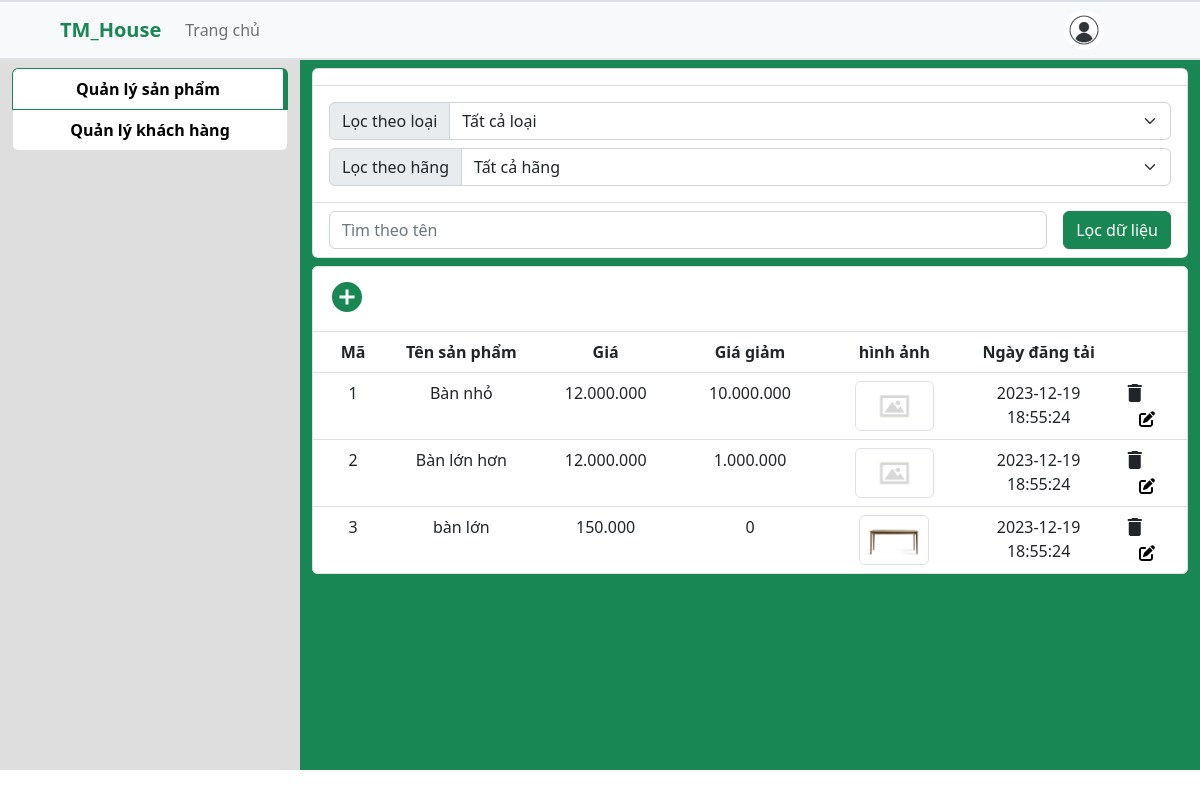
Page /index.php?action=product_manager (signed in) on the earlier database version.
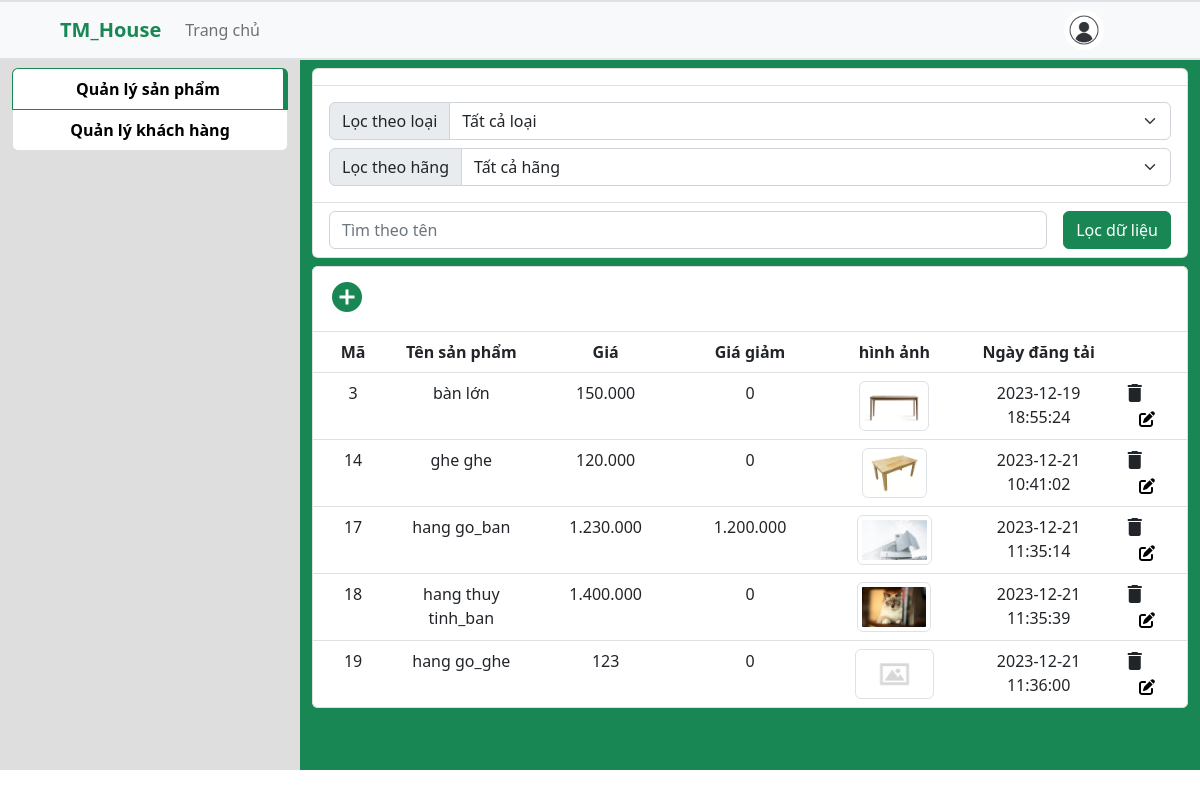
Same page on the later database version.
### tables this page shows
CREATE TABLE `sanpham` (
  `maSanPham` int(11) NOT NULL,
  `tenSanPham` varchar(100) NOT NULL,
  `gia` int(11) NOT NULL,
  `giaMoi` int(11) NOT NULL DEFAULT 0,
  `moTa` text NOT NULL,
  `maLoai` int(11) NOT NULL,
  `maHang` int(11) NOT NULL,
  `hinh` varchar(50) NOT NULL,
  `ngayTao` timestamp NOT NULL DEFAULT current_timestamp()
);

### classes/Db.class.php (called while the page is built, shortened)
<?php
class Db{
		private $dbh= null;
		public function __construct()
		{
			$driver="mysql:host=". HOST."; dbname=". DB_NAME;
			try
			{
				$this->dbh = new PDO($driver, DB_USER, DB_PASS);
				$this->dbh->query("set names 'utf8' ");
			}
			catch(PDOException $e)
			{
				echo "Err:". $e->getMessage();	exit();
			}
		}
		public function __destruct()
		{
			$this->dbh= null;
		}
		private function query($sql, $arr = array(), $mode = PDO::FETCH_ASSOC)
		{
			$stm = $this->dbh->prepare($sql);
			if (!$stm->execute( $arr))
				{
				return null;
				}
			return $stm->fetchAll($mode);
		}
		public function select($sql,  $arr = array(), $mode = PDO::FETCH_ASSOC)
		{
			return $this->query($sql, $arr, $mode);
		}
	}
?>

### classes/SanPham.class.php (called while the page is built, shortened)
<?php
class SanPham extends Db
{
    public function getAll()
    {
        return $this->select("select * from sanpham");
    }
    public function formatPrice($price)
    {
        $length = strlen($price);
        $resuft = substr($price, 0, $length % 3);
        for ($i = strlen($resuft); $i < $length; $i += 3) {
            if ($i > 0)
                $resuft .= "." . substr($price, $i, 3);
            else
                $resuft .= substr($price, $i, 3);
        }
        return $resuft;
    }
}
?>

### module/ProductManager/index.php (the view, shortened to what the changed rows need)
<?php
if (isset($_POST["btnSubmit"])) {
    $filterTypeId = postIndex("filterType");
    $filterBrandId = postIndex("filterBrand");
    $search = postIndex("search");
    $listProduct = $sanPham->filterSanPham($filterTypeId, $filterBrandId, $search);
} else {
    $listProduct = $sanPham->getAll();
}
?>
<div style="height: 100%" class="scrollVer">
    <div class="container bg-light text-center my-2 p-0 rounded" style="max-width: 100%">
        <ul class="list-group">
            <?php
            foreach ($listProduct as $sp) { ?>
                <li class="list-group-item">
                    <div class="row product-info">
                        <div class="col col-1">
                            <?php echo $sp["maSanPham"]; ?>
                        </div>
                        <div class="col col-2">
                            <?php echo $sp["tenSanPham"]; ?>
                        </div>
                        <div class="col col-2">
                            <?php echo $sanPham->formatPrice($sp["gia"]); ?>
                        </div>
                        <div class="col col-2">
                            <?php echo $sanPham->formatPrice($sp["giaMoi"]); ?>
                        </div>
                        <div class="col col-2">
                            <?php
                            $hinh = isset($sp["hinh"]) ? $sp["hinh"] : "";
                            $path = 'media/image/product/' . $hinh;
                            if (!file_exists($path) && !is_file($path)) {
                                $path = 'media/image/default.png';
                            }
                            ?>
                            <img src="<?php echo $path ?>" class="img-thumbnail" style="max-height: 50px;" alt="...">
                        </div>
                        <div class="col col-2">
                            <?php echo $sp["ngayTao"]; ?>
                        </div>
                        <div class="col col-1">
                            <i class="material-icons" onclick="deleteMessage(<?php echo $sp['maSanPham']; ?>)"
                                data-bs-toggle="modal" data-bs-target="#exampleModal" data-toggle="tooltip" title="Xóa"
                                style="cursor: pointer;" style="font-size: 24px; cursor: pointer;">delete</i>
                            <a href="?action=product_manager&mod=editProduct&idProduct=<?php echo $sp["maSanPham"]; ?>"
                                class="text-black">
                            </a>
                        </div>
                    </div>
                </li>
            <?php } ?>
        </ul>
    </div>
</div>

Differences in the rows shown:
removed sanpham: maSanPham "1", tenSanPham "Bàn nhỏ", gia "12.000.000", giaMoi "10.000.000", ngayTao "2023-12-19 18:55:24"
removed sanpham: maSanPham "2", tenSanPham "Bàn lớn hơn", gia "12.000.000", giaMoi "1.000.000", ngayTao "2023-12-19 18:55:24"
added sanpham: maSanPham "14", tenSanPham "ghe ghe", gia "120.000", giaMoi "0", hinh (picture), ngayTao "2023-12-21 10:41:02"
added sanpham: maSanPham "17", tenSanPham "hang go_ban", gia "1.230.000", giaMoi "1.200.000", hinh (picture), ngayTao "2023-12-21 11:35:14"
added sanpham: maSanPham "18", tenSanPham "hang thuy tinh_ban", gia "1.400.000", giaMoi "0", hinh (picture), ngayTao "2023-12-21 11:35:39"
added sanpham: maSanPham "19", tenSanPham "hang go_ghe", gia "123", giaMoi "0", ngayTao "2023-12-21 11:36:00"
